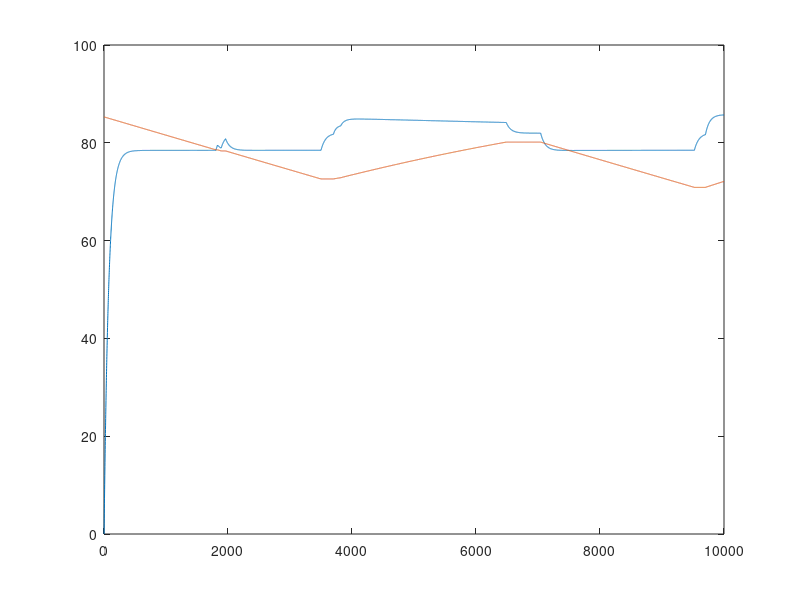

The MATLAB source for this figure:

load('dados');

l = 10000;
corrente = corrente_total(20001:30000);
y_out = zeros(l,1);

for i=2:1:l
    y_out(i) = 1.123*1 + 0.004986*corrente(i) + 0.9863*y_out(i-1);
end


plot(y_out);
hold on;
plot(SOC_CC(20001:30000));